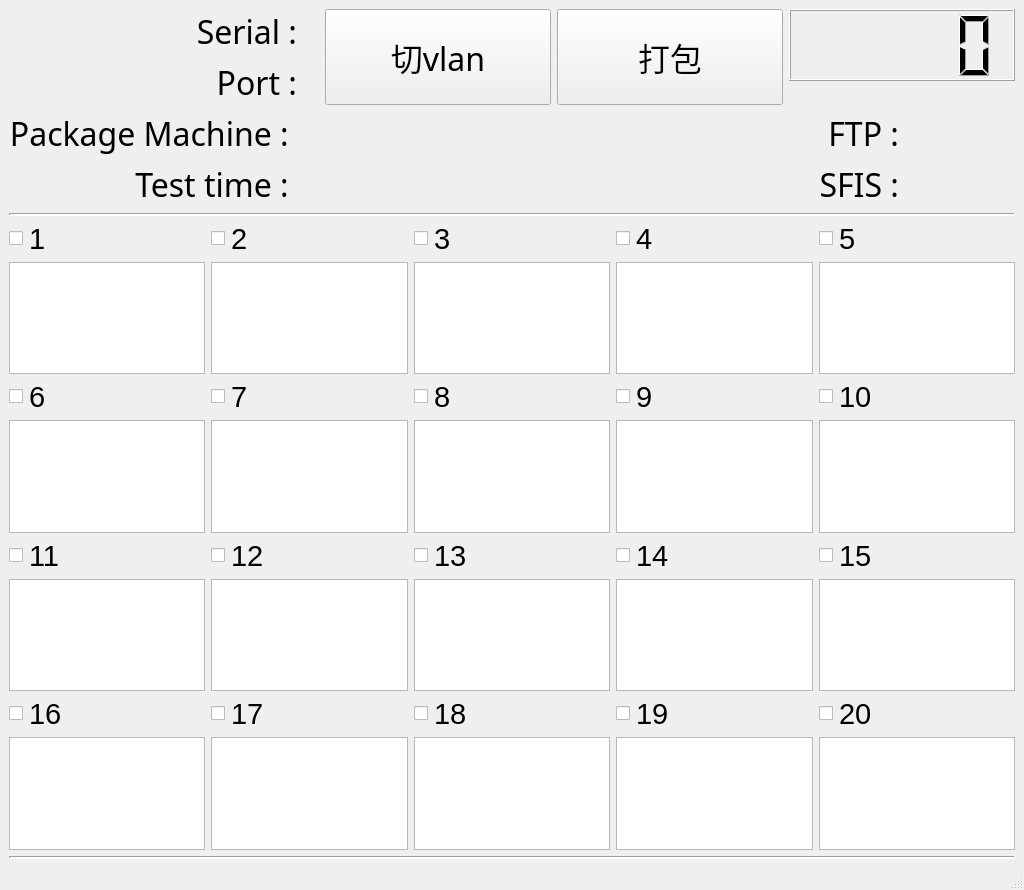
<?xml version="1.0" encoding="UTF-8"?>
<ui version="4.0">
 <class>MainWindow</class>
 <widget class="QMainWindow" name="MainWindow">
  <property name="geometry">
   <rect>
    <x>0</x>
    <y>0</y>
    <width>1024</width>
    <height>890</height>
   </rect>
  </property>
  <property name="windowTitle">
   <string>ORT Test</string>
  </property>
  <property name="styleSheet">
   <string notr="true"/>
  </property>
  <widget class="QWidget" name="centralwidget">
   <layout class="QGridLayout" name="gridLayout_5">
    <item row="1" column="0">
     <widget class="Line" name="line_3">
      <property name="styleSheet">
       <string notr="true">color: rgb(67, 10, 255);
border-color: rgb(20, 32, 255);
alternate-background-color: rgb(30, 60, 255);</string>
      </property>
      <property name="lineWidth">
       <number>2</number>
      </property>
      <property name="orientation">
       <enum>Qt::Horizontal</enum>
      </property>
     </widget>
    </item>
    <item row="2" column="0">
     <layout class="QGridLayout" name="gridLayout">
      <item row="4" column="4">
       <widget class="QTextEdit" name="status_10"/>
      </item>
      <item row="1" column="3">
       <layout class="QHBoxLayout" name="horizontalLayout_4">
        <item>
         <widget class="QCheckBox" name="checkBox_4">
          <property name="sizePolicy">
           <sizepolicy hsizetype="Maximum" vsizetype="Fixed">
            <horstretch>0</horstretch>
            <verstretch>0</verstretch>
           </sizepolicy>
          </property>
          <property name="font">
           <font>
            <family>Arial</family>
            <pointsize>22</pointsize>
           </font>
          </property>
          <property name="text">
           <string/>
          </property>
         </widget>
        </item>
        <item>
         <widget class="QLabel" name="label_4">
          <property name="font">
           <font>
            <family>Arial</family>
            <pointsize>22</pointsize>
           </font>
          </property>
          <property name="text">
           <string>4</string>
          </property>
         </widget>
        </item>
       </layout>
      </item>
      <item row="7" column="1">
       <layout class="QHBoxLayout" name="horizontalLayout_17">
        <item>
         <widget class="QCheckBox" name="checkBox_17">
          <property name="sizePolicy">
           <sizepolicy hsizetype="Maximum" vsizetype="Fixed">
            <horstretch>0</horstretch>
            <verstretch>0</verstretch>
           </sizepolicy>
          </property>
          <property name="font">
           <font>
            <family>Arial</family>
            <pointsize>22</pointsize>
           </font>
          </property>
          <property name="text">
           <string/>
          </property>
         </widget>
        </item>
        <item>
         <widget class="QLabel" name="label_17">
          <property name="font">
           <font>
            <family>Arial</family>
            <pointsize>22</pointsize>
           </font>
          </property>
          <property name="text">
           <string>17</string>
          </property>
         </widget>
        </item>
       </layout>
      </item>
      <item row="5" column="1">
       <layout class="QHBoxLayout" name="horizontalLayout_12">
        <item>
         <widget class="QCheckBox" name="checkBox_12">
          <property name="sizePolicy">
           <sizepolicy hsizetype="Maximum" vsizetype="Fixed">
            <horstretch>0</horstretch>
            <verstretch>0</verstretch>
           </sizepolicy>
          </property>
          <property name="font">
           <font>
            <family>Arial</family>
            <pointsize>22</pointsize>
           </font>
          </property>
          <property name="text">
           <string/>
          </property>
         </widget>
        </item>
        <item>
         <widget class="QLabel" name="label_12">
          <property name="font">
           <font>
            <family>Arial</family>
            <pointsize>22</pointsize>
           </font>
          </property>
          <property name="text">
           <string>12</string>
          </property>
         </widget>
        </item>
       </layout>
      </item>
      <item row="7" column="4">
       <layout class="QHBoxLayout" name="horizontalLayout_20">
        <item>
         <widget class="QCheckBox" name="checkBox_20">
          <property name="sizePolicy">
           <sizepolicy hsizetype="Maximum" vsizetype="Fixed">
            <horstretch>0</horstretch>
            <verstretch>0</verstretch>
           </sizepolicy>
          </property>
          <property name="font">
           <font>
            <family>Arial</family>
            <pointsize>22</pointsize>
           </font>
          </property>
          <property name="text">
           <string/>
          </property>
         </widget>
        </item>
        <item>
         <widget class="QLabel" name="label_20">
          <property name="font">
           <font>
            <family>Arial</family>
            <pointsize>22</pointsize>
           </font>
          </property>
          <property name="text">
           <string>20</string>
          </property>
         </widget>
        </item>
       </layout>
      </item>
      <item row="8" column="0">
       <widget class="QTextEdit" name="status_16"/>
      </item>
      <item row="5" column="3">
       <layout class="QHBoxLayout" name="horizontalLayout_14">
        <item>
         <widget class="QCheckBox" name="checkBox_14">
          <property name="sizePolicy">
           <sizepolicy hsizetype="Maximum" vsizetype="Fixed">
            <horstretch>0</horstretch>
            <verstretch>0</verstretch>
           </sizepolicy>
          </property>
          <property name="font">
           <font>
            <family>Arial</family>
            <pointsize>22</pointsize>
           </font>
          </property>
          <property name="text">
           <string/>
          </property>
         </widget>
        </item>
        <item>
         <widget class="QLabel" name="label_14">
          <property name="font">
           <font>
            <family>Arial</family>
            <pointsize>22</pointsize>
           </font>
          </property>
          <property name="text">
           <string>14</string>
          </property>
         </widget>
        </item>
       </layout>
      </item>
      <item row="3" column="0">
       <layout class="QHBoxLayout" name="horizontalLayout_6">
        <item>
         <widget class="QCheckBox" name="checkBox_6">
          <property name="sizePolicy">
           <sizepolicy hsizetype="Maximum" vsizetype="Fixed">
            <horstretch>0</horstretch>
            <verstretch>0</verstretch>
           </sizepolicy>
          </property>
          <property name="font">
           <font>
            <family>Arial</family>
            <pointsize>22</pointsize>
           </font>
          </property>
          <property name="text">
           <string/>
          </property>
         </widget>
        </item>
        <item>
         <widget class="QLabel" name="label_6">
          <property name="font">
           <font>
            <family>Arial</family>
            <pointsize>22</pointsize>
           </font>
          </property>
          <property name="text">
           <string>6</string>
          </property>
         </widget>
        </item>
       </layout>
      </item>
      <item row="6" column="4">
       <widget class="QTextEdit" name="status_15"/>
      </item>
      <item row="6" column="2">
       <widget class="QTextEdit" name="status_13"/>
      </item>
      <item row="3" column="3">
       <layout class="QHBoxLayout" name="horizontalLayout_9">
        <item>
         <widget class="QCheckBox" name="checkBox_9">
          <property name="sizePolicy">
           <sizepolicy hsizetype="Maximum" vsizetype="Fixed">
            <horstretch>0</horstretch>
            <verstretch>0</verstretch>
           </sizepolicy>
          </property>
          <property name="font">
           <font>
            <family>Arial</family>
            <pointsize>22</pointsize>
           </font>
          </property>
          <property name="text">
           <string/>
          </property>
         </widget>
        </item>
        <item>
         <widget class="QLabel" name="label_9">
          <property name="font">
           <font>
            <family>Arial</family>
            <pointsize>22</pointsize>
           </font>
          </property>
          <property name="text">
           <string>9</string>
          </property>
         </widget>
        </item>
       </layout>
      </item>
      <item row="2" column="2">
       <widget class="QTextEdit" name="status_3"/>
      </item>
      <item row="1" column="1">
       <layout class="QHBoxLayout" name="horizontalLayout_2">
        <item>
         <widget class="QCheckBox" name="checkBox_2">
          <property name="sizePolicy">
           <sizepolicy hsizetype="Maximum" vsizetype="Fixed">
            <horstretch>0</horstretch>
            <verstretch>0</verstretch>
           </sizepolicy>
          </property>
          <property name="font">
           <font>
            <family>Arial</family>
            <pointsize>22</pointsize>
           </font>
          </property>
          <property name="text">
           <string/>
          </property>
         </widget>
        </item>
        <item>
         <widget class="QLabel" name="label_2">
          <property name="font">
           <font>
            <family>Arial</family>
            <pointsize>22</pointsize>
           </font>
          </property>
          <property name="text">
           <string>2</string>
          </property>
         </widget>
        </item>
       </layout>
      </item>
      <item row="4" column="2">
       <widget class="QTextEdit" name="status_8"/>
      </item>
      <item row="4" column="1">
       <widget class="QTextEdit" name="status_7"/>
      </item>
      <item row="3" column="2">
       <layout class="QHBoxLayout" name="horizontalLayout_8">
        <item>
         <widget class="QCheckBox" name="checkBox_8">
          <property name="sizePolicy">
           <sizepolicy hsizetype="Maximum" vsizetype="Fixed">
            <horstretch>0</horstretch>
            <verstretch>0</verstretch>
           </sizepolicy>
          </property>
          <property name="font">
           <font>
            <family>Arial</family>
            <pointsize>22</pointsize>
           </font>
          </property>
          <property name="text">
           <string/>
          </property>
         </widget>
        </item>
        <item>
         <widget class="QLabel" name="label_8">
          <property name="font">
           <font>
            <family>Arial</family>
            <pointsize>22</pointsize>
           </font>
          </property>
          <property name="text">
           <string>8</string>
          </property>
         </widget>
        </item>
       </layout>
      </item>
      <item row="7" column="0">
       <layout class="QHBoxLayout" name="horizontalLayout_16">
        <item>
         <widget class="QCheckBox" name="checkBox_16">
          <property name="sizePolicy">
           <sizepolicy hsizetype="Maximum" vsizetype="Fixed">
            <horstretch>0</horstretch>
            <verstretch>0</verstretch>
           </sizepolicy>
          </property>
          <property name="font">
           <font>
            <family>Arial</family>
            <pointsize>22</pointsize>
           </font>
          </property>
          <property name="text">
           <string/>
          </property>
         </widget>
        </item>
        <item>
         <widget class="QLabel" name="label_16">
          <property name="font">
           <font>
            <family>Arial</family>
            <pointsize>22</pointsize>
           </font>
          </property>
          <property name="text">
           <string>16</string>
          </property>
         </widget>
        </item>
       </layout>
      </item>
      <item row="1" column="4">
       <layout class="QHBoxLayout" name="horizontalLayout_5">
        <item>
         <widget class="QCheckBox" name="checkBox_5">
          <property name="sizePolicy">
           <sizepolicy hsizetype="Maximum" vsizetype="Fixed">
            <horstretch>0</horstretch>
            <verstretch>0</verstretch>
           </sizepolicy>
          </property>
          <property name="font">
           <font>
            <family>Arial</family>
            <pointsize>22</pointsize>
           </font>
          </property>
          <property name="text">
           <string/>
          </property>
         </widget>
        </item>
        <item>
         <widget class="QLabel" name="label_5">
          <property name="font">
           <font>
            <family>Arial</family>
            <pointsize>22</pointsize>
           </font>
          </property>
          <property name="text">
           <string>5</string>
          </property>
         </widget>
        </item>
       </layout>
      </item>
      <item row="1" column="2">
       <layout class="QHBoxLayout" name="horizontalLayout_3">
        <item>
         <widget class="QCheckBox" name="checkBox_3">
          <property name="sizePolicy">
           <sizepolicy hsizetype="Maximum" vsizetype="Fixed">
            <horstretch>0</horstretch>
            <verstretch>0</verstretch>
           </sizepolicy>
          </property>
          <property name="font">
           <font>
            <family>Arial</family>
            <pointsize>22</pointsize>
           </font>
          </property>
          <property name="text">
           <string/>
          </property>
         </widget>
        </item>
        <item>
         <widget class="QLabel" name="label_3">
          <property name="font">
           <font>
            <family>Arial</family>
            <pointsize>22</pointsize>
           </font>
          </property>
          <property name="text">
           <string>3</string>
          </property>
         </widget>
        </item>
       </layout>
      </item>
      <item row="2" column="0">
       <widget class="QTextEdit" name="status_1"/>
      </item>
      <item row="5" column="4">
       <layout class="QHBoxLayout" name="horizontalLayout_15">
        <item>
         <widget class="QCheckBox" name="checkBox_15">
          <property name="sizePolicy">
           <sizepolicy hsizetype="Maximum" vsizetype="Fixed">
            <horstretch>0</horstretch>
            <verstretch>0</verstretch>
           </sizepolicy>
          </property>
          <property name="font">
           <font>
            <family>Arial</family>
            <pointsize>22</pointsize>
           </font>
          </property>
          <property name="text">
           <string/>
          </property>
         </widget>
        </item>
        <item>
         <widget class="QLabel" name="label_15">
          <property name="font">
           <font>
            <family>Arial</family>
            <pointsize>22</pointsize>
           </font>
          </property>
          <property name="text">
           <string>15</string>
          </property>
         </widget>
        </item>
       </layout>
      </item>
      <item row="2" column="3">
       <widget class="QTextEdit" name="status_4"/>
      </item>
      <item row="2" column="4">
       <widget class="QTextEdit" name="status_5"/>
      </item>
      <item row="8" column="2">
       <widget class="QTextEdit" name="status_18"/>
      </item>
      <item row="4" column="3">
       <widget class="QTextEdit" name="status_9"/>
      </item>
      <item row="7" column="2">
       <layout class="QHBoxLayout" name="horizontalLayout_18">
        <item>
         <widget class="QCheckBox" name="checkBox_18">
          <property name="sizePolicy">
           <sizepolicy hsizetype="Maximum" vsizetype="Fixed">
            <horstretch>0</horstretch>
            <verstretch>0</verstretch>
           </sizepolicy>
          </property>
          <property name="font">
           <font>
            <family>Arial</family>
            <pointsize>22</pointsize>
           </font>
          </property>
          <property name="text">
           <string/>
          </property>
         </widget>
        </item>
        <item>
         <widget class="QLabel" name="label_18">
          <property name="font">
           <font>
            <family>Arial</family>
            <pointsize>22</pointsize>
           </font>
          </property>
          <property name="text">
           <string>18</string>
          </property>
         </widget>
        </item>
       </layout>
      </item>
      <item row="6" column="3">
       <widget class="QTextEdit" name="status_14"/>
      </item>
      <item row="8" column="1">
       <widget class="QTextEdit" name="status_17"/>
      </item>
      <item row="3" column="4">
       <layout class="QHBoxLayout" name="horizontalLayout_10">
        <item>
         <widget class="QCheckBox" name="checkBox_10">
          <property name="sizePolicy">
           <sizepolicy hsizetype="Maximum" vsizetype="Fixed">
            <horstretch>0</horstretch>
            <verstretch>0</verstretch>
           </sizepolicy>
          </property>
          <property name="font">
           <font>
            <family>Arial</family>
            <pointsize>22</pointsize>
           </font>
          </property>
          <property name="text">
           <string/>
          </property>
         </widget>
        </item>
        <item>
         <widget class="QLabel" name="label_10">
          <property name="font">
           <font>
            <family>Arial</family>
            <pointsize>22</pointsize>
           </font>
          </property>
          <property name="text">
           <string>10</string>
          </property>
         </widget>
        </item>
       </layout>
      </item>
      <item row="2" column="1">
       <widget class="QTextEdit" name="status_2"/>
      </item>
      <item row="5" column="0">
       <layout class="QHBoxLayout" name="horizontalLayout_11">
        <item>
         <widget class="QCheckBox" name="checkBox_11">
          <property name="sizePolicy">
           <sizepolicy hsizetype="Maximum" vsizetype="Fixed">
            <horstretch>0</horstretch>
            <verstretch>0</verstretch>
           </sizepolicy>
          </property>
          <property name="font">
           <font>
            <family>Arial</family>
            <pointsize>22</pointsize>
           </font>
          </property>
          <property name="text">
           <string/>
          </property>
         </widget>
        </item>
        <item>
         <widget class="QLabel" name="label_11">
          <property name="font">
           <font>
            <family>Arial</family>
            <pointsize>22</pointsize>
           </font>
          </property>
          <property name="text">
           <string>11</string>
          </property>
         </widget>
        </item>
       </layout>
      </item>
      <item row="8" column="4">
       <widget class="QTextEdit" name="status_20"/>
      </item>
      <item row="8" column="3">
       <widget class="QTextEdit" name="status_19"/>
      </item>
      <item row="6" column="0">
       <widget class="QTextEdit" name="status_11"/>
      </item>
      <item row="0" column="2">
       <spacer name="verticalSpacer_3">
        <property name="orientation">
         <enum>Qt::Vertical</enum>
        </property>
        <property name="sizeHint" stdset="0">
         <size>
          <width>20</width>
          <height>40</height>
         </size>
        </property>
       </spacer>
      </item>
      <item row="3" column="1">
       <layout class="QHBoxLayout" name="horizontalLayout_7">
        <item>
         <widget class="QCheckBox" name="checkBox_7">
          <property name="sizePolicy">
           <sizepolicy hsizetype="Maximum" vsizetype="Fixed">
            <horstretch>0</horstretch>
            <verstretch>0</verstretch>
           </sizepolicy>
          </property>
          <property name="font">
           <font>
            <family>Arial</family>
            <pointsize>22</pointsize>
           </font>
          </property>
          <property name="text">
           <string/>
          </property>
         </widget>
        </item>
        <item>
         <widget class="QLabel" name="label_7">
          <property name="font">
           <font>
            <family>Arial</family>
            <pointsize>22</pointsize>
           </font>
          </property>
          <property name="text">
           <string>7</string>
          </property>
         </widget>
        </item>
       </layout>
      </item>
      <item row="7" column="3">
       <layout class="QHBoxLayout" name="horizontalLayout_19">
        <item>
         <widget class="QCheckBox" name="checkBox_19">
          <property name="sizePolicy">
           <sizepolicy hsizetype="Maximum" vsizetype="Fixed">
            <horstretch>0</horstretch>
            <verstretch>0</verstretch>
           </sizepolicy>
          </property>
          <property name="font">
           <font>
            <family>Arial</family>
            <pointsize>22</pointsize>
           </font>
          </property>
          <property name="text">
           <string/>
          </property>
         </widget>
        </item>
        <item>
         <widget class="QLabel" name="label_19">
          <property name="font">
           <font>
            <family>Arial</family>
            <pointsize>22</pointsize>
           </font>
          </property>
          <property name="text">
           <string>19</string>
          </property>
         </widget>
        </item>
       </layout>
      </item>
      <item row="6" column="1">
       <widget class="QTextEdit" name="status_12"/>
      </item>
      <item row="5" column="2">
       <layout class="QHBoxLayout" name="horizontalLayout_13">
        <item>
         <widget class="QCheckBox" name="checkBox_13">
          <property name="sizePolicy">
           <sizepolicy hsizetype="Maximum" vsizetype="Fixed">
            <horstretch>0</horstretch>
            <verstretch>0</verstretch>
           </sizepolicy>
          </property>
          <property name="font">
           <font>
            <family>Arial</family>
            <pointsize>22</pointsize>
           </font>
          </property>
          <property name="text">
           <string/>
          </property>
         </widget>
        </item>
        <item>
         <widget class="QLabel" name="label_13">
          <property name="font">
           <font>
            <family>Arial</family>
            <pointsize>22</pointsize>
           </font>
          </property>
          <property name="text">
           <string>13</string>
          </property>
         </widget>
        </item>
       </layout>
      </item>
      <item row="4" column="0">
       <widget class="QTextEdit" name="status_6"/>
      </item>
      <item row="1" column="0">
       <layout class="QHBoxLayout" name="horizontalLayout">
        <item>
         <widget class="QCheckBox" name="checkBox_1">
          <property name="sizePolicy">
           <sizepolicy hsizetype="Maximum" vsizetype="Maximum">
            <horstretch>0</horstretch>
            <verstretch>0</verstretch>
           </sizepolicy>
          </property>
          <property name="font">
           <font>
            <family>Arial</family>
            <pointsize>22</pointsize>
           </font>
          </property>
          <property name="text">
           <string/>
          </property>
         </widget>
        </item>
        <item>
         <widget class="QLabel" name="label">
          <property name="font">
           <font>
            <family>Arial</family>
            <pointsize>22</pointsize>
           </font>
          </property>
          <property name="text">
           <string>1</string>
          </property>
         </widget>
        </item>
       </layout>
      </item>
     </layout>
    </item>
    <item row="3" column="0">
     <widget class="Line" name="line_4">
      <property name="styleSheet">
       <string notr="true">color: rgb(67, 10, 255);
border-color: rgb(20, 32, 255);
alternate-background-color: rgb(30, 60, 255);</string>
      </property>
      <property name="lineWidth">
       <number>2</number>
      </property>
      <property name="orientation">
       <enum>Qt::Horizontal</enum>
      </property>
     </widget>
    </item>
    <item row="0" column="0">
     <layout class="QGridLayout" name="gridLayout_4">
      <item row="4" column="3">
       <spacer name="horizontalSpacer_8">
        <property name="orientation">
         <enum>Qt::Horizontal</enum>
        </property>
        <property name="sizeHint" stdset="0">
         <size>
          <width>40</width>
          <height>28</height>
         </size>
        </property>
       </spacer>
      </item>
      <item row="4" column="4">
       <layout class="QGridLayout" name="gridLayout_3">
        <item row="0" column="0">
         <widget class="QLabel" name="FTP_lebal">
          <property name="font">
           <font>
            <family>Adobe Arabic</family>
            <pointsize>24</pointsize>
           </font>
          </property>
          <property name="text">
           <string>FTP :</string>
          </property>
          <property name="alignment">
           <set>Qt::AlignRight|Qt::AlignTrailing|Qt::AlignVCenter</set>
          </property>
         </widget>
        </item>
        <item row="0" column="1">
         <widget class="QLabel" name="FTP_line">
          <property name="font">
           <font>
            <family>Adobe Arabic</family>
            <pointsize>20</pointsize>
           </font>
          </property>
          <property name="text">
           <string/>
          </property>
         </widget>
        </item>
        <item row="1" column="0">
         <widget class="QLabel" name="SFIS_lebal">
          <property name="font">
           <font>
            <family>Adobe Arabic</family>
            <pointsize>24</pointsize>
           </font>
          </property>
          <property name="text">
           <string>SFIS :</string>
          </property>
          <property name="alignment">
           <set>Qt::AlignRight|Qt::AlignTrailing|Qt::AlignVCenter</set>
          </property>
         </widget>
        </item>
        <item row="1" column="1">
         <widget class="QLabel" name="SFIS_line">
          <property name="font">
           <font>
            <family>Adobe Arabic</family>
            <pointsize>20</pointsize>
           </font>
          </property>
          <property name="text">
           <string/>
          </property>
         </widget>
        </item>
       </layout>
      </item>
      <item row="3" column="1" rowspan="2">
       <spacer name="horizontalSpacer_5">
        <property name="orientation">
         <enum>Qt::Horizontal</enum>
        </property>
        <property name="sizeHint" stdset="0">
         <size>
          <width>40</width>
          <height>28</height>
         </size>
        </property>
       </spacer>
      </item>
      <item row="3" column="4">
       <spacer name="horizontalSpacer_2">
        <property name="orientation">
         <enum>Qt::Horizontal</enum>
        </property>
        <property name="sizeHint" stdset="0">
         <size>
          <width>40</width>
          <height>20</height>
         </size>
        </property>
       </spacer>
      </item>
      <item row="0" column="0" rowspan="5" colspan="2">
       <layout class="QGridLayout" name="gridLayout_2">
        <item row="2" column="0">
         <widget class="QLabel" name="package_machine">
          <property name="font">
           <font>
            <family>Adobe Arabic</family>
            <pointsize>24</pointsize>
           </font>
          </property>
          <property name="text">
           <string>Package Machine : </string>
          </property>
          <property name="alignment">
           <set>Qt::AlignRight|Qt::AlignTrailing|Qt::AlignVCenter</set>
          </property>
         </widget>
        </item>
        <item row="3" column="1">
         <widget class="QLabel" name="label_time">
          <property name="font">
           <font>
            <family>Adobe Arabic</family>
            <pointsize>20</pointsize>
           </font>
          </property>
          <property name="text">
           <string/>
          </property>
         </widget>
        </item>
        <item row="0" column="1">
         <widget class="QLabel" name="label_serial">
          <property name="font">
           <font>
            <family>Adobe Arabic</family>
            <pointsize>20</pointsize>
           </font>
          </property>
          <property name="text">
           <string/>
          </property>
         </widget>
        </item>
        <item row="1" column="1">
         <widget class="QLabel" name="label_port">
          <property name="font">
           <font>
            <family>Adobe Arabic</family>
            <pointsize>20</pointsize>
           </font>
          </property>
          <property name="text">
           <string/>
          </property>
         </widget>
        </item>
        <item row="1" column="0">
         <widget class="QLabel" name="port">
          <property name="font">
           <font>
            <family>Adobe Arabic</family>
            <pointsize>24</pointsize>
           </font>
          </property>
          <property name="text">
           <string>Port :</string>
          </property>
          <property name="alignment">
           <set>Qt::AlignRight|Qt::AlignTrailing|Qt::AlignVCenter</set>
          </property>
         </widget>
        </item>
        <item row="0" column="0">
         <widget class="QLabel" name="serial_name">
          <property name="sizePolicy">
           <sizepolicy hsizetype="Preferred" vsizetype="Preferred">
            <horstretch>0</horstretch>
            <verstretch>0</verstretch>
           </sizepolicy>
          </property>
          <property name="font">
           <font>
            <family>Adobe Arabic</family>
            <pointsize>24</pointsize>
           </font>
          </property>
          <property name="layoutDirection">
           <enum>Qt::LeftToRight</enum>
          </property>
          <property name="text">
           <string>Serial :</string>
          </property>
          <property name="textFormat">
           <enum>Qt::AutoText</enum>
          </property>
          <property name="alignment">
           <set>Qt::AlignRight|Qt::AlignTrailing|Qt::AlignVCenter</set>
          </property>
         </widget>
        </item>
        <item row="3" column="0">
         <widget class="QLabel" name="test_time">
          <property name="font">
           <font>
            <family>Adobe Arabic</family>
            <pointsize>24</pointsize>
           </font>
          </property>
          <property name="text">
           <string>Test time : </string>
          </property>
          <property name="alignment">
           <set>Qt::AlignRight|Qt::AlignTrailing|Qt::AlignVCenter</set>
          </property>
         </widget>
        </item>
        <item row="2" column="1">
         <widget class="QLabel" name="label_package">
          <property name="font">
           <font>
            <family>Adobe Arabic</family>
            <pointsize>20</pointsize>
           </font>
          </property>
          <property name="text">
           <string/>
          </property>
         </widget>
        </item>
       </layout>
      </item>
      <item row="4" column="2">
       <spacer name="horizontalSpacer_4">
        <property name="orientation">
         <enum>Qt::Horizontal</enum>
        </property>
        <property name="sizeHint" stdset="0">
         <size>
          <width>40</width>
          <height>20</height>
         </size>
        </property>
       </spacer>
      </item>
      <item row="0" column="4" rowspan="3">
       <widget class="QLCDNumber" name="lcdNumber"/>
      </item>
      <item row="0" column="3" rowspan="4">
       <widget class="QPushButton" name="loop_btm">
        <property name="sizePolicy">
         <sizepolicy hsizetype="Minimum" vsizetype="Minimum">
          <horstretch>0</horstretch>
          <verstretch>0</verstretch>
         </sizepolicy>
        </property>
        <property name="font">
         <font>
          <family>Adobe Arabic</family>
          <pointsize>24</pointsize>
         </font>
        </property>
        <property name="text">
         <string>打包</string>
        </property>
       </widget>
      </item>
      <item row="0" column="2" rowspan="4">
       <widget class="QPushButton" name="init_btm">
        <property name="sizePolicy">
         <sizepolicy hsizetype="Minimum" vsizetype="Minimum">
          <horstretch>0</horstretch>
          <verstretch>0</verstretch>
         </sizepolicy>
        </property>
        <property name="font">
         <font>
          <family>Adobe Arabic</family>
          <pointsize>24</pointsize>
         </font>
        </property>
        <property name="text">
         <string>切vlan</string>
        </property>
       </widget>
      </item>
     </layout>
    </item>
   </layout>
  </widget>
  <widget class="QMenuBar" name="menubar">
   <property name="geometry">
    <rect>
     <x>0</x>
     <y>0</y>
     <width>1024</width>
     <height>22</height>
    </rect>
   </property>
  </widget>
  <widget class="QStatusBar" name="statusbar"/>
 </widget>
 <resources/>
 <connections/>
</ui>
